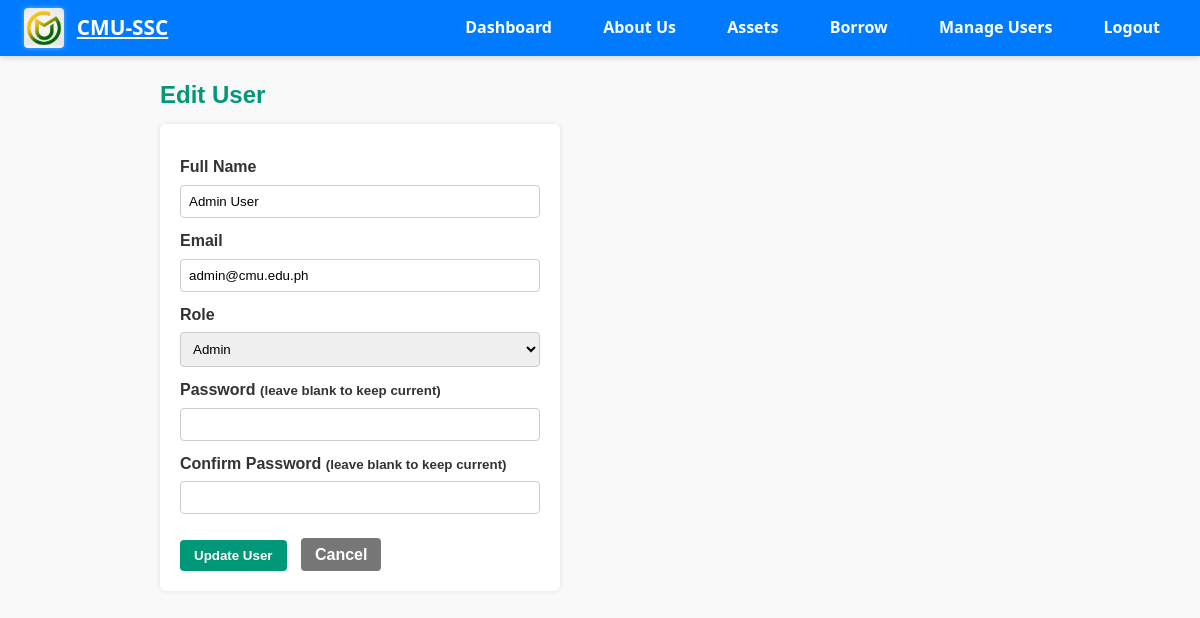
Screenshot of /System/users/list.php?action=edit&id=1&filter=all (signed in) with the database file from the repository.
### tables this page shows
CREATE TABLE users (
    user_id INT AUTO_INCREMENT PRIMARY KEY,
    full_name VARCHAR(100) NOT NULL,
    email VARCHAR(100) NOT NULL UNIQUE,
    password VARCHAR(255) NOT NULL,
    role ENUM('admin', 'staff', 'member') NOT NULL,
    status ENUM('active', 'inactive') DEFAULT 'active',
    date_created DATETIME DEFAULT CURRENT_TIMESTAMP
);

### System/users/list.php (the view, shortened to what this page needs)
<?php
require_once '../config/db.php';
$action = $_GET['action'] ?? '';
$id = isset($_GET['id']) ? (int)$_GET['id'] : 0;
$filter = $_GET['filter'] ?? 'all';
$userData = [
    'full_name' => '',
    'email' => '',
    'role' => '',
];
if ($action === 'edit' || $action === 'delete') {
    $stmt = $pdo->prepare("SELECT * FROM users WHERE user_id = ?");
    $stmt->execute([$id]);
    $userData = $stmt->fetch(PDO::FETCH_ASSOC);
}
$users = [];
$totalUsers = (int) $pdo->query("SELECT COUNT(*) FROM users")->fetchColumn();
$adminCount = (int) $pdo->query("SELECT COUNT(*) FROM users WHERE role = 'admin'")->fetchColumn();
$clientCount = (int) $pdo->query("SELECT COUNT(*) FROM users WHERE role = 'member'")->fetchColumn();
?>
<!DOCTYPE html>
<html lang="en">
<head>
</head>
<body>
<?php include '../../includes/navbar.php'; ?>
<div class="main-content">
<?php if ($action === 'list' || $action === ''): ?>
    <h2>User Management</h2>
    <div class="header-container">
        <a href="?action=add&filter=<?= $filter ?>" class="button">Add New User</a>
        <div class="filter-dropdown">
            <button class="filter-btn">
                Filter:
                <?php
                $filterLabels = [
                    'all' => 'All Accounts',
                    'admin' => 'Admin',
                    'client' => 'Client (Members)'
                ];
                echo $filterLabels[$filter] ?? 'All Accounts';
                ?>
                <span>▼</span>
            </button>
            <div class="dropdown-content">
                <a href="?action=list&filter=all" <?= $filter === 'all' ? 'class="active"' : '' ?>>
                    All Accounts (<?= $totalUsers ?>)
                </a>
                <a href="?action=list&filter=admin" <?= $filter === 'admin' ? 'class="active"' : '' ?>>
                    Admin (<?= $adminCount ?>)
                </a>
                <a href="?action=list&filter=client" <?= $filter === 'client' ? 'class="active"' : '' ?>>
                    Client - Asset Borrowers (<?= $clientCount ?>)
                </a>
            </div>
        </div>
    </div>
    <div class="stats-container">
        <div class="filter-stats">
            <span>Total Users: <?= $totalUsers ?></span>
            <span>Admins: <?= $adminCount ?></span>
            <span>Clients: <?= $clientCount ?></span>
        </div>
    </div>
    <table>
        <thead>
            <tr>
                <th>Full Name</th><th>Email</th><th>Role</th><th>Actions</th>
            </tr>
        </thead>
        <tbody>
        <?php if ($users): ?>
            <?php foreach ($users as $user): ?>
                <tr>
                    <td><?= htmlspecialchars($user['full_name']) ?></td>
                    <td><?= htmlspecialchars($user['email']) ?></td>
                    <td>
                        <span style="background: <?= $user['role'] === 'admin' ? '#dc3545' : '#28a745' ?>; color: white; padding: 2px 8px; border-radius: 3px; font-size: 12px;">
                            <?= $user['role'] === 'admin' ? 'ADMIN' : 'CLIENT' ?>
                        </span>
                    </td>
                    <td class="actions">
                        <a href="?action=edit&id=<?= $user['user_id'] ?>&filter=<?= $filter ?>">Edit</a>
                        <a href="?action=delete&id=<?= $user['user_id'] ?>&filter=<?= $filter ?>" style="color:#dc3545;">Delete</a>
                    </td>
                </tr>
            <?php endforeach; ?>
        <?php else: ?>
            <tr><td colspan="4">No users found for the selected filter.</td></tr>
        <?php endif; ?>
        </tbody>
    </table>
<?php elseif ($action === 'add' || $action === 'edit'): ?>
    <h2><?= $action === 'add' ? "Add New User" : "Edit User" ?></h2>
    <form method="post" action="">
        <label for="full_name">Full Name</label>
        <input id="full_name" name="full_name" type="text" required value="<?= htmlspecialchars($userData['full_name']) ?>" />
        <label for="email">Email</label>
        <input id="email" name="email" type="email" required value="<?= htmlspecialchars($userData['email']) ?>" />
        <label for="role">Role</label>
        <select id="role" name="role" required>
            <option value="admin" <?= $userData['role'] === 'admin' ? 'selected' : '' ?>>Admin</option>
        </select>
        <label for="password">Password <?= $action === 'edit' ? '<small>(leave blank to keep current)</small>' : '' ?></label>
        <input id="password" name="password" type="password" <?= $action === 'add' ? 'required' : '' ?> />
        <label for="password_confirm">Confirm Password <?= $action === 'add' ? '' : '<small>(leave blank to keep current)</small>' ?></label>
        <input id="password_confirm" name="password_confirm" type="password" <?= $action === 'add' ? 'required' : '' ?> />
        <br><br>
        <button type="submit"><?= $action === 'add' ? 'Add User' : 'Update User' ?></button>
        <a href="?action=list&filter=<?= $filter ?>" class="button" style="background:#777; margin-left:10px;">Cancel</a>
    </form>
<?php else: ?>
    <p>Invalid action specified.</p>
<?php endif; ?>
</div>
</body>
</html>

### System/users/list.php (style rules this page uses)
* { margin: 0; padding: 0; box-sizing: border-box; }
body { font-family: Arial, sans-serif; background: #f9f9f9; color: #333; line-height: 1.6; }
.main-content { max-width: 900px; margin: 20px auto; padding: 0 10px; }
h2 { color: #009879; margin-bottom: 10px; }
a.button, button { background-color: #009879; border: none; padding: 8px 14px; color: white; border-radius: 4px; text-decoration: none; font-weight: bold; cursor: pointer; }
label { display: block; margin: 10px 0 5px; font-weight: bold; }
input[type="text"], input[type="email"], input[type="password"], select { width: 100%; padding: 8px; border: 1px solid #ccc; border-radius: 4px; }
form { background: white; padding: 20px; border-radius: 6px; box-shadow: 0 0 5px rgba(0,0,0,0.1); max-width: 400px; }

### rows the page displays
users: full_name "Admin User", email "admin@cmu.edu.ph", role "Admin"
